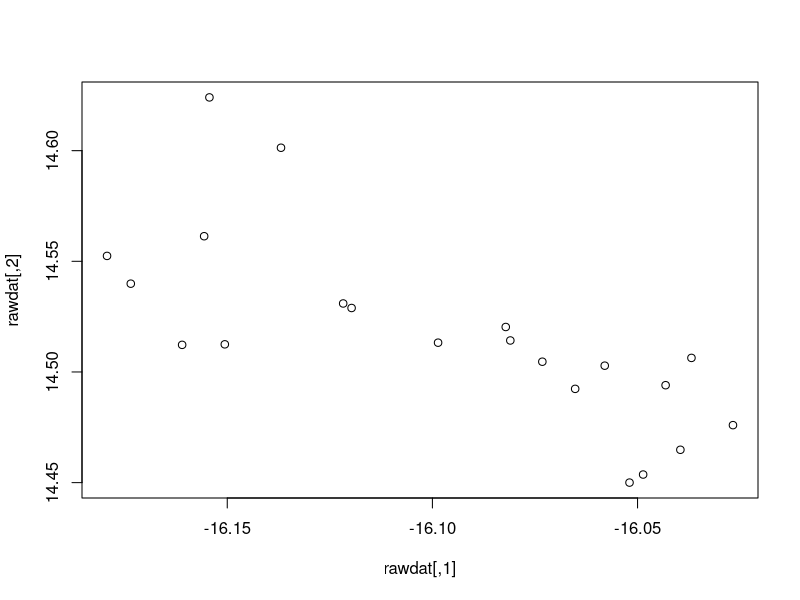
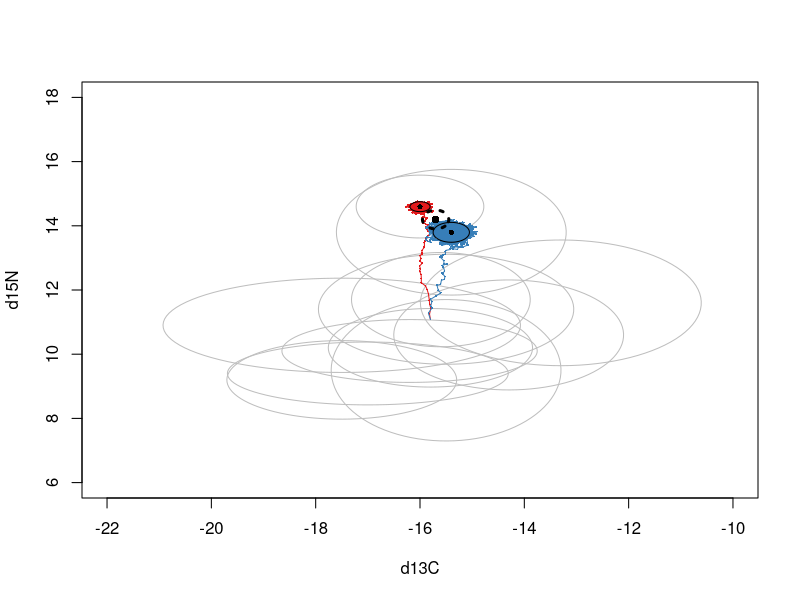

Reproduce these figures in R, in order. (Note: this script raises an error after producing the figures.)
rm(list=c(ls()))

#Simulated consumer code
library(ellipse)
library(gtools)
library(RColorBrewer)


#Import prey data
prey <- read.csv("Prey.csv",header=TRUE)
nprey <- length(prey[,1])
ellip_prey <- list(nprey); CI <- 0.95
#build ellipses for prey
for (i in 1:nprey) {
  #Sigma <- matrix(c(prey$CSD[i],0,0,prey$NSD[i]),2,2)
  mu <- c(prey$CM[i],prey$NM[i])
  ellip_prey[[i]] <- ellipse(x=0,scale = c(prey$CSD[i],prey$NSD[i]),centre=mu,level=CI)
}

#Number of consumers
N = 2

#Body size of consumers (kg)
bmass <- rep(20,N)

#Time-steps
t_term <- 5000

#Matrix for saving consumer C values
c_m <- matrix(0,N,t_term)

#Matrix for saving consumer N values
n_m <- matrix(0,N,t_term)

#Matrix cor saving consumer prey bouts
d_m <- matrix(0,N,t_term)

#Initial consumer isotope values
#For now, the initial value will just be the means of the prey
c_init <- rep(mean(prey$CM),N)
n_init <- rep(mean(prey$NM),N)

c_m[,1] <- c_init
n_m[,1] <- n_init

#0 indicates generalist; 1 indicates specialist
#theta <- rep(1,N)
#theta <- rep(1,N)

#Dirichlet distribution for p_vector
#p_vector is the proportional contribution of prey to the diet of consumer
#p_vector determines a per-diem vector of proportional contributions
#given the Dirichlet from which it is drawn
Dir_param <- matrix(1,N,nprey)

Dir_param[1,7] <- 10000
Dir_param[2,6] <- 10000


#Which prey item does each consumer specialize on?
s_prey <- sample(nprey,N,replace=TRUE)
#cumulative distribution
#plot(sapply(seq(1,12),function(x){length(which(s_prey<x))/length(s_prey)}))

#Loop over time
for (t in 1:(t_term-1)) {
  
  #Loop over consumers
  for (i in 1:N) {
    #Define the carbon, nitrogen isotope values of body at time t
    cb <- c_m[i,t]
    nb <- n_m[i,t]
    
    #Define body mass of consumer
    #mb <- bmass[i]
    
    #Determine next prey item
    
    #With probability equal to e_gen[i], they will specialize
    #With probability equal to 1-e_gen[i], they will draw from prey randomly
    
    #RANDOM DRAW VERSION
    #Draw random value
    #     rdraw <- runif(1)
    #     if (rdraw < theta[i]) {
    #       #If specialist, select it's preferred prey
    #       next_prey <- s_prey[i]
    #     } else {
    #       #If generalist, randomly select from all prey
    #       next_prey <- sample(nprey,1,replace=TRUE)
    #     }
    #     #Randomly draw prey isotope values from known mean and sd
    #     cp_mean <- prey$CM[next_prey]
    #     cp_sd <- prey$CSD[next_prey]
    #     cp <- rnorm(1,cp_mean,cp_sd)
    #     np_mean <- prey$NM[next_prey]
    #     np_sd <- prey$NSD[next_prey]
    #     np <- rnorm(1,np_mean,np_sd)
    
    
    #DIRICHLET VERSION
    #draw proportional contribution vector from random dirichlet
    p_vec <- numeric(nprey)
    #if (N == 1) {
    #  p_vec[1:nprey-1] <- rdirichlet(1,Dir_param)
    #} else {
    p_vec[1:nprey] <- rdirichlet(1,Dir_param[i,])
    #}
    #p_vec[nprey] <- 1 - sum(p_vec)
    #Draw prey values from each prey
    cp_vec <- sapply(seq(1,nprey),function(x){rnorm(1,prey$CM[x],prey$CSD[x])})
    np_vec <- sapply(seq(1,nprey),function(x){rnorm(1,prey$NM[x],prey$NSD[x])})
    #Calculate weighted average
    cp <- p_vec %*% cp_vec
    np <- p_vec %*% np_vec
    
    #Prey biomass
    #set to one if each prey is to be equally weighted
    #(assume 1 kg of each thing is eaten rather than at individual level)
    #mp <- 1 #prey$Biomass[next_prey]
    
    #Define incorporation rate
    incorp_rate <- 0.05
    
    #weights for body size
    #f <- mb/(mb + mp)
    f <- 1 - incorp_rate
    
    cb_next <- f*cb + (1-f)*cp
    nb_next <- f*nb + (1-f)*np
    
    c_m[i,t+1] <- cb_next
    n_m[i,t+1] <- nb_next
    
  } #end i
  
} #end t



#Calculate the analytical expectation and variance trajectory for EACH INDIVIDUAL
E_lim_c <- numeric(N)
E_lim_n <- numeric(N)
Var_lim_c <- numeric(N)
Var_lim_n <- numeric(N)

for (i in 1:N) {
  
  #ind <- 1
  #plot(c_m[ind,],pch=16,cex=0.25) #; lines(c_m[ind,])
  
  #Dirichlet-Normal Approximation for expectation and variance
  a0 <- sum(Dir_param[i,1:nprey])
  
  #Expectation of the sum(p_i*X_i) quantity
  EDir_c <- (Dir_param[i,1:nprey]/a0) %*% prey$CM
  EDir_n <- (Dir_param[i,1:nprey]/a0) %*% prey$NM
  
  #Expectation of p_i
  Ep <- Dir_param[i,1:nprey]/a0
  
  #Variance of p_i
  VarDir_p <- sapply(Dir_param[i,],function(x){(x*(a0-x)) / (a0^2*(a0+1))})
  
  #Covariance of p_i,p_j
  CovDir_p <- matrix(0,nprey,nprey)
  for (k in 1:nprey) {
    for (j in 1:nprey) {
      CovDir_p[k,j] <- -(Dir_param[i,k]*Dir_param[i,j]) / (a0^2*(a0 + 1))
    }
  } 
  diag(CovDir_p) <- 0
  
  #Variance of the sum(p_i*X_i) quantity for CARBON
  VarDir_c_vec <- numeric(nprey)
  for (j in 1:nprey) {
    VarDir_c_vec[j] <- (prey$CSD[j]^2)*VarDir_p[j] + Ep[j]^2*(prey$CSD[j])^2  + VarDir_p[j]*prey$CM[j]^2 + prey$CM[j]*sum(CovDir_p[j,-j] * prey$CM[-j])       
  }
  VarDir_c <- sum(VarDir_c_vec)
  
  #Variance of the sum(p_i*X_i) quantity for NITROGEN
  VarDir_n_vec <- numeric(nprey)
  for (j in 1:nprey) {
    VarDir_n_vec[j] <- (prey$NSD[j]^2)*VarDir_p[j] + Ep[j]^2 * prey$NSD[j]^2  + VarDir_p[j]*prey$NM[j]^2 + prey$NM[j]*sum(CovDir_p[j,-j] * prey$NM[-j])       
  }
  VarDir_n <- sum(VarDir_n_vec)
  
  #Individual expectations as a function of time.
  analyticEDir_c <- sapply(seq(1,t_term),function(x){f^x*(c_init - EDir_c) + EDir_c})
  analyticEDir_n <- sapply(seq(1,t_term),function(x){f^x*(n_init - EDir_n) + EDir_n})
  #Individual SD as a function of time
  analyticDirSD_c <- sapply(seq(1,t_term),function(x){sqrt(0.5*VarDir_c*(f-1)*(exp(2*(f-1)*x)-1))})
  analyticDirSD_n <- sapply(seq(1,t_term),function(x){sqrt(0.5*VarDir_n*(f-1)*(exp(2*(f-1)*x)-1))})
  
  #Limit
  E_lim_c[i] <- analyticEDir_c[t_term]
  E_lim_n[i] <- analyticEDir_n[t_term]
  Var_lim_c[i] <- analyticDirSD_c[t_term]^2
  Var_lim_n[i] <- analyticDirSD_n[t_term]^2
  
}


#Combine individual measurements to get population statistics
Exp_lim_pop <- c(rep((1/N),N) %*% E_lim_c,rep((1/N),N) %*% E_lim_n)

Var_lim_pop_vec_c <- numeric(N)
Var_lim_pop_vec_n <- numeric(N)
for (i in 1:N) {
  Var_lim_pop_vec_c[i] <- N*Var_lim_c[i] + (N-1)*E_lim_c[i]^2 - sum(E_lim_c[i]*E_lim_c[-i])
  Var_lim_pop_vec_n[i] <- N*Var_lim_n[i] + (N-1)*E_lim_n[i]^2 - sum(E_lim_n[i]*E_lim_n[-i])
}
Var_lim_pop_c <- (1/(N^2))*sum(Var_lim_pop_vec_c)
Var_lim_pop_n <- (1/(N^2))*sum(Var_lim_pop_vec_n)

#NEED COVARIANCE BTW C AND N FOR THE POPULATIONS

cov_cn <- ((rep((1/N),N) %*% (E_lim_c*E_lim_n)) - (Exp_lim_pop[1]*Exp_lim_pop[2]))
cov_nc <- ((rep((1/N),N) %*% (E_lim_n*E_lim_c)) - (Exp_lim_pop[2]*Exp_lim_pop[1]))

rawdat <- cbind(c(c_m[1,4980:5000]+0.5,c_m[2,4980:5000]),c(n_m[1,4980:5000]-0.5,n_m[2,4980:5000]))
rawdat <- cbind(c(c_m[1,4980:5000]),c(n_m[1,4980:5000]))
plot(rawdat)
cov(rawdat)
rawdatell <- ellipse(x=0,scale=cov(rawdat),centre=apply(rawdat,2,mean))

colors <- rep(brewer.pal(8,"Set1"),round(N/9)+1)
#Plot prey ellipses
plot(ellip_prey[[1]],type="l",xlim=c(-22,-10),ylim=c(6,18),col="gray",xlab="d13C",ylab="d15N")
for (i in 2:nprey) {
  lines(ellip_prey[[i]],col="gray")
}
for (i in 1:N) {
  ind <- i
  points(c_m[ind,],n_m[ind,],pch=16,cex=0.25,col=colors[i])
  lines(c_m[ind,],n_m[ind,],pch=16,cex=0.25,col=colors[i])
  lines(ellipse(x=0,scale = c(sqrt(Var_lim_c[i]),sqrt(Var_lim_n[i])),centre=c(E_lim_c[i],E_lim_n[i]),level=CI))
}
points(E_lim_c,E_lim_n,col="black",pch=16,cex=0.7)
#Population Ellipse
#pop_ellipse <- ellipse(x=0,scale=c(sqrt(Var_lim_pop_c),sqrt(Var_lim_pop_n)),centre=Exp_lim_pop)
pop_ellipse <- ellipse(x=0,scale=matrix(c(Var_lim_pop_c,cov_cn,cov_nc,Var_lim_pop_n),2,2),centre=Exp_lim_pop)
points(Exp_lim_pop[1],Exp_lim_pop[2],pch=16,col="black")
lines(pop_ellipse,col="black",lty=3,lwd=3)



#CARBON
#Analytical approximation for pure specialist, SD=0

par(mfrow=c(2,1))
# analyticE <- sapply(seq(1,t_term),function(x){f^x*(c_init - cp_mean) + cp_mean})
# plot(c_m[ind,2:10000],pch=16,cex=0.5,xlab="time",ylab="d13C",col="gray")
# lines(analyticE)

#Plotting observed and expected values for the expectation CARBON
ind <- 2
analyticEDir <- sapply(seq(1,t_term),function(x){f^x*(c_init[init] - EDir_c) + EDir_c})
plot(c_m[ind,2:t_term],pch=16,cex=0.5,xlab="time",ylab="d13C",col="darkgray")
lines(analyticEDir[ind,])

#Plotting observed and expected values for the variance CARBON
binsize = 100
#analyticSD <- sapply(seq(1,t_term),function(x){sqrt(0.5*cp_sd^2*(f-1)*(exp(2*(f-1)*x)-1))})
analyticDirSD_c <- sapply(seq(1,t_term),function(x){sqrt(0.5*VarDir_c*(f-1)*(exp(2*(f-1)*x)-1))})
bins <- seq(binsize+1,t_term,by=binsize)
sd_bin <- numeric(length(bins)-1)
for (i in 1:(length(bins)-1)) {
  bin0 <- bins[i]
  bin1 <- bins[i+1]
  sd_bin[i] <- sd(c_m[ind,bin0:bin1])
}
#sapply(seq(binsize+1,t_term,by=binsize),function(x){sd(c_m[ind,x-binsize:x])})
#I don't know why ^ doesn't work!
plot(bins[-1],sd_bin,
     pch=16,cex=0.5,xlim=c(0,tail(bins,n=1)),ylim=c(0,0.5),xlab="time",ylab="d13C SD",col="black")
lines(analyticDirSD_c)
#lines(analyticSD)


#NITROGEN
#Analytical approximation for pure specialist, SD=0
# par(mfrow=c(2,1))
# analyticE <- sapply(seq(1,t_term),function(x){f^x*(n_init - np_mean) + np_mean})
# plot(n_m[ind,2:t_term],pch=16,cex=0.5,xlab="time",ylab="d15N",col="gray")
# lines(analyticE)  

#Plotting observed and expected values for the variance NITROGEN
analyticEDir <- sapply(seq(1,t_term),function(x){f^x*(n_init - EDir_n) + EDir_n})
plot(n_m[ind,2:t_term],pch=16,cex=0.5,xlab="time",ylab="d15N",col="gray")
lines(analyticEDir)

#Plotting observed and expected values for the variance NITROGEN
binsize = 5000
#analyticSD <- sapply(seq(1,t_term),function(x){sqrt(0.5*np_sd^2*(f-1)*(exp(2*(f-1)*x)-1))})
analyticDirSD_n <- sapply(seq(1,t_term),function(x){sqrt(0.5*VarDir_n*(f-1)*(exp(2*(f-1)*x)-1))})
bins <- seq(binsize+1,t_term,by=binsize)
sd_bin <- numeric(length(bins)-1)
for (i in 1:(length(bins)-1)) {
  bin0 <- bins[i]
  bin1 <- bins[i+1]
  sd_bin[i] <- sd(n_m[ind,bin0:bin1])
}
#sapply(seq(binsize+1,t_term,by=binsize),function(x){sd(c_m[ind,x-binsize:x])})
#I don't know why ^ doesn't work!
plot(bins[-1],sd_bin,
     pch=16,cex=0.5,xlim=c(0,tail(bins,n=1)),ylim=c(0,0.5),xlab="time",ylab="d15N SD",col="black")
lines(analyticDirSD_n)


#Exploring the population-level parameter range
#specialization measure

epsilon_v <- seq(0,1,length.out=10)
avec <- matrix(0,10,nprey)
generalist <- rep(1/nprey,nprey)
specialist <- numeric(nprey); specialist[1] <- 1

#Vary from generalist to a specialist
for (i in 1:10) {
  avec[i,] <- epsilon_v[i]*generalist + (1-epsilon_v[i])*specialist
}


sim_matrix <- matrix(1,N,N)
diff_matrix <- matrix(0,N,N); diag(diff_matrix) <- 1
#similarity measure
psi_v <- seq(0,1,length.out=10)

sim_list <- list()
for (i in 1:length(psi)) {
  sim_list[[i]] <- psi_v[i]*sim_matrix + (1-psi_v[i])*diff_matrix
}

a_matrix <- matrix(0,N,nprey)

#For first individual, given value of epsilon, randomly sample alpha vector
#for second individual, given value of epsilon, and similarity between ind2 and ind1, randomly sample alpha vector
#for third individual, given value of epsilon, and similarity between ind3 and [ind1, ind2], randomly sample alpha vector
#Do this through N individuals
#Calculate Pop-Level Variance for each [epsilon, phi]

#Do this L times, and determine E[Pop-Level Variance] over L

#Plot

for (i in 1:length(epsilon)) {
  for (j in 1:length(psi)) {
    eps <- epsilon_v[i]
    psi <- psi_v[j]
    
    
    
    
    
  }
}

#Or just sample the shit out of the parameter space
L <- 10000
Epsi <- numeric(L)
Eepsilon <- numeric(L)
gen_vec <- rep(1/nprey,nprey)
spec_vec <- numeric(nprey); spec_vec[1] <- 1

for (l in 1:L) {
  #Build population p matrix
  #p_m <- matrix(runif(N*nprey),N,nprey)
  p_m <- matrix(rgamma(N*nprey,runif(1,1,10),runif(1,1,10)),N,nprey)
  p_m <- p_m/apply(p_m,1,sum) #ensures rows sum to 1
  
  #Build similarity matrix
  S_m <- matrix(0,N,N)
  for (i in 1:N) {
    for (j in 1:N) {
      v1 <- p_m[i,]
      v2 <- p_m[j,]
      mag1 <- sqrt(v1 %*% v1)
      mag2 <- sqrt(v2 %*% v2)
      S_m[i,j] <- (v1/mag1) %*% (v2/mag2)
    }
  }
  
  #Calculate <epsilon> and psi
  psi <- diag(ginv(sim_matrix - diff_matrix) %*% (S_m - diff_matrix))
  Epsi[l] <- 1 - mean(psi)
  
  M <- as.matrix(cbind(gen_vec,spec_vec))
  Minv <- ginv(M)
  Eepsilon[l] <- min(mean(apply(p_m,1,function(x){Minv %*% x})[1,]),1)
}

plot(Epsi,Eepsilon,xlim=c(0,1),ylim=c(0,1))
